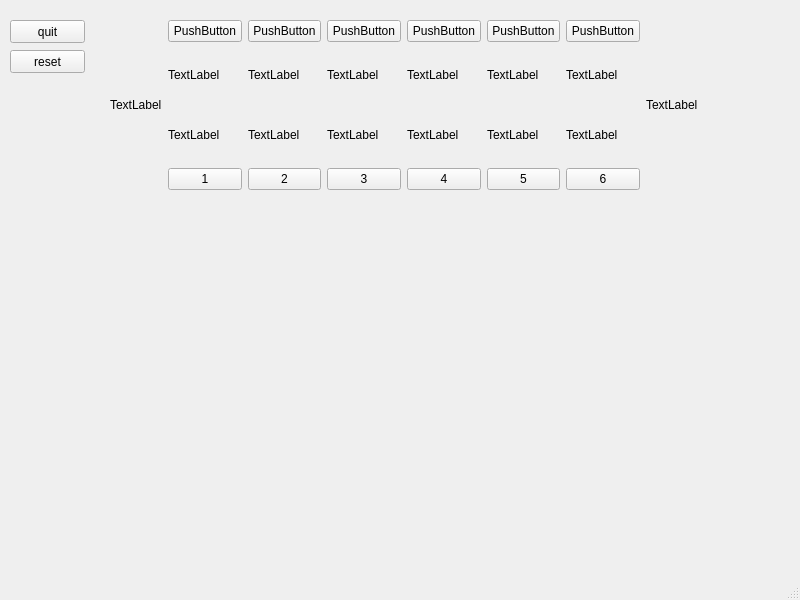
<?xml version="1.0" encoding="UTF-8"?>
<ui version="4.0">
 <class>MainWindow</class>
 <widget class="QMainWindow" name="MainWindow">
  <property name="geometry">
   <rect>
    <x>0</x>
    <y>0</y>
    <width>800</width>
    <height>600</height>
   </rect>
  </property>
  <property name="windowTitle">
   <string>MainWindow</string>
  </property>
  <widget class="QWidget" name="centralwidget">
   <widget class="QPushButton" name="reset_button">
    <property name="geometry">
     <rect>
      <x>10</x>
      <y>50</y>
      <width>75</width>
      <height>23</height>
     </rect>
    </property>
    <property name="text">
     <string>reset</string>
    </property>
   </widget>
   <widget class="QPushButton" name="quit_button">
    <property name="geometry">
     <rect>
      <x>10</x>
      <y>20</y>
      <width>75</width>
      <height>23</height>
     </rect>
    </property>
    <property name="text">
     <string>quit</string>
    </property>
   </widget>
   <widget class="QWidget" name="horizontalLayoutWidget">
    <property name="geometry">
     <rect>
      <x>110</x>
      <y>20</y>
      <width>588</width>
      <height>170</height>
     </rect>
    </property>
    <layout class="QGridLayout" name="gridLayout">
     <item row="3" column="4">
      <widget class="QPushButton" name="p1_c4">
       <property name="text">
        <string>4</string>
       </property>
      </widget>
     </item>
     <item row="2" column="2">
      <widget class="QLabel" name="p1_cup_2">
       <property name="text">
        <string>TextLabel</string>
       </property>
      </widget>
     </item>
     <item row="1" column="3">
      <widget class="QLabel" name="p2_cup_4">
       <property name="text">
        <string>TextLabel</string>
       </property>
      </widget>
     </item>
     <item row="3" column="5">
      <widget class="QPushButton" name="p1_c5">
       <property name="text">
        <string>5</string>
       </property>
      </widget>
     </item>
     <item row="3" column="3">
      <widget class="QPushButton" name="p1_c3">
       <property name="text">
        <string>3</string>
       </property>
      </widget>
     </item>
     <item row="3" column="1">
      <widget class="QPushButton" name="p1_c1">
       <property name="text">
        <string>1</string>
       </property>
      </widget>
     </item>
     <item row="1" column="2">
      <widget class="QLabel" name="p2_cup_5">
       <property name="text">
        <string>TextLabel</string>
       </property>
      </widget>
     </item>
     <item row="1" column="5">
      <widget class="QLabel" name="p2_cup_2">
       <property name="text">
        <string>TextLabel</string>
       </property>
      </widget>
     </item>
     <item row="2" column="3">
      <widget class="QLabel" name="p1_cup_3">
       <property name="text">
        <string>TextLabel</string>
       </property>
      </widget>
     </item>
     <item row="2" column="4">
      <widget class="QLabel" name="p1_cup_4">
       <property name="text">
        <string>TextLabel</string>
       </property>
      </widget>
     </item>
     <item row="0" column="1">
      <widget class="QPushButton" name="pushButton_9">
       <property name="text">
        <string>PushButton</string>
       </property>
      </widget>
     </item>
     <item row="3" column="2">
      <widget class="QPushButton" name="p1_c2">
       <property name="text">
        <string>2</string>
       </property>
      </widget>
     </item>
     <item row="3" column="6">
      <widget class="QPushButton" name="p1_c6">
       <property name="text">
        <string>6</string>
       </property>
      </widget>
     </item>
     <item row="1" column="6">
      <widget class="QLabel" name="p2_cup_1">
       <property name="text">
        <string>TextLabel</string>
       </property>
      </widget>
     </item>
     <item row="1" column="0" rowspan="2">
      <widget class="QLabel" name="p2_cup_0">
       <property name="text">
        <string>TextLabel</string>
       </property>
      </widget>
     </item>
     <item row="2" column="6">
      <widget class="QLabel" name="p1_cup_6">
       <property name="text">
        <string>TextLabel</string>
       </property>
      </widget>
     </item>
     <item row="2" column="5">
      <widget class="QLabel" name="p1_cup_5">
       <property name="text">
        <string>TextLabel</string>
       </property>
      </widget>
     </item>
     <item row="1" column="4">
      <widget class="QLabel" name="p2_cup_3">
       <property name="text">
        <string>TextLabel</string>
       </property>
      </widget>
     </item>
     <item row="2" column="1">
      <widget class="QLabel" name="p1_cup_1">
       <property name="text">
        <string>TextLabel</string>
       </property>
      </widget>
     </item>
     <item row="0" column="5">
      <widget class="QPushButton" name="pushButton_13">
       <property name="text">
        <string>PushButton</string>
       </property>
      </widget>
     </item>
     <item row="0" column="6">
      <widget class="QPushButton" name="pushButton_14">
       <property name="text">
        <string>PushButton</string>
       </property>
      </widget>
     </item>
     <item row="0" column="4">
      <widget class="QPushButton" name="pushButton_12">
       <property name="text">
        <string>PushButton</string>
       </property>
      </widget>
     </item>
     <item row="0" column="3">
      <widget class="QPushButton" name="pushButton_11">
       <property name="text">
        <string>PushButton</string>
       </property>
      </widget>
     </item>
     <item row="0" column="2">
      <widget class="QPushButton" name="pushButton_10">
       <property name="text">
        <string>PushButton</string>
       </property>
      </widget>
     </item>
     <item row="1" column="1">
      <widget class="QLabel" name="p2_cup_6">
       <property name="text">
        <string>TextLabel</string>
       </property>
      </widget>
     </item>
     <item row="1" column="7" rowspan="2">
      <widget class="QLabel" name="p1_cup_0">
       <property name="text">
        <string>TextLabel</string>
       </property>
      </widget>
     </item>
    </layout>
   </widget>
  </widget>
  <widget class="QMenuBar" name="menubar">
   <property name="geometry">
    <rect>
     <x>0</x>
     <y>0</y>
     <width>800</width>
     <height>21</height>
    </rect>
   </property>
  </widget>
  <widget class="QStatusBar" name="statusbar"/>
 </widget>
 <resources/>
 <connections/>
</ui>
